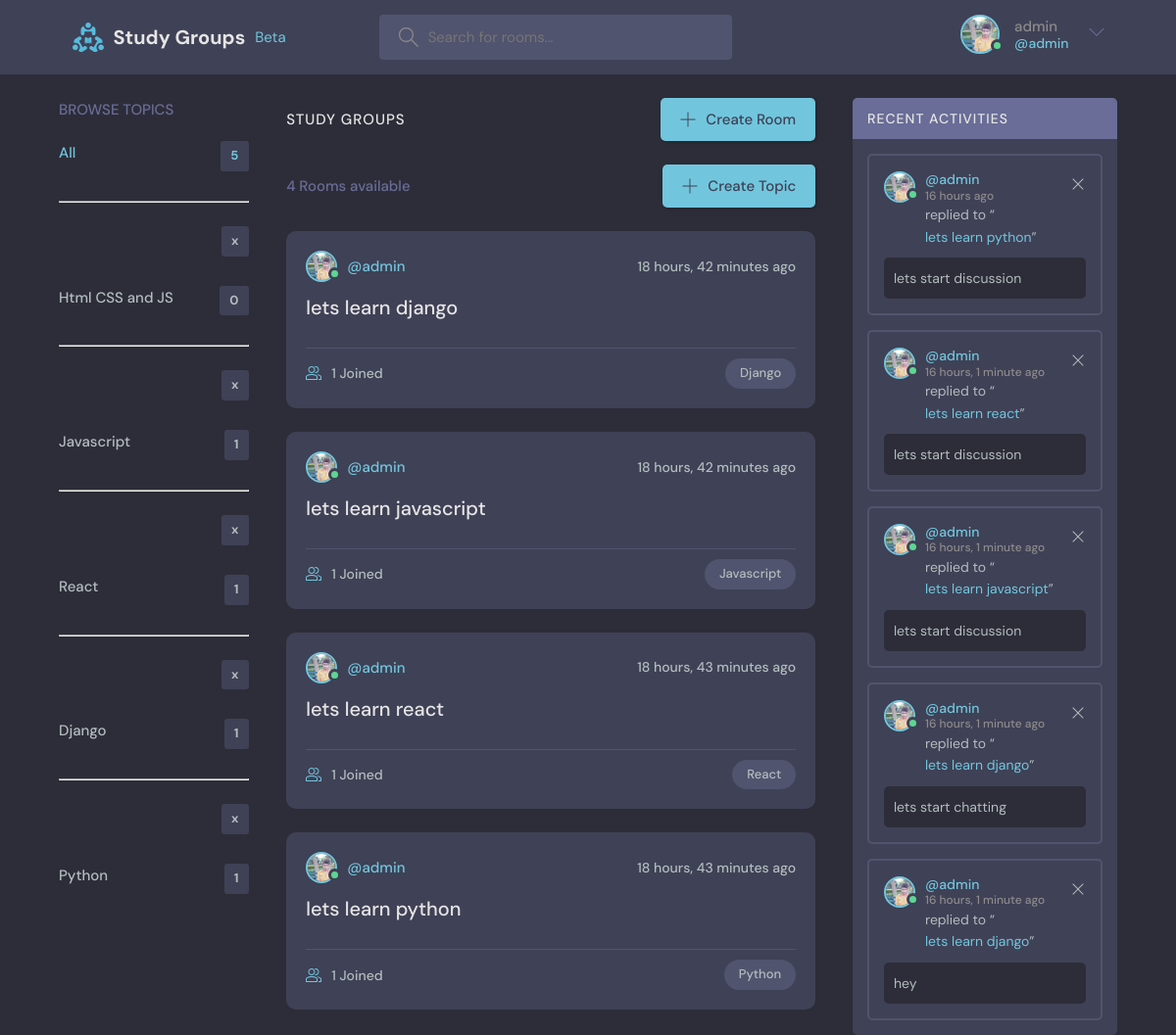
Page / (signed in) on the earlier database version.
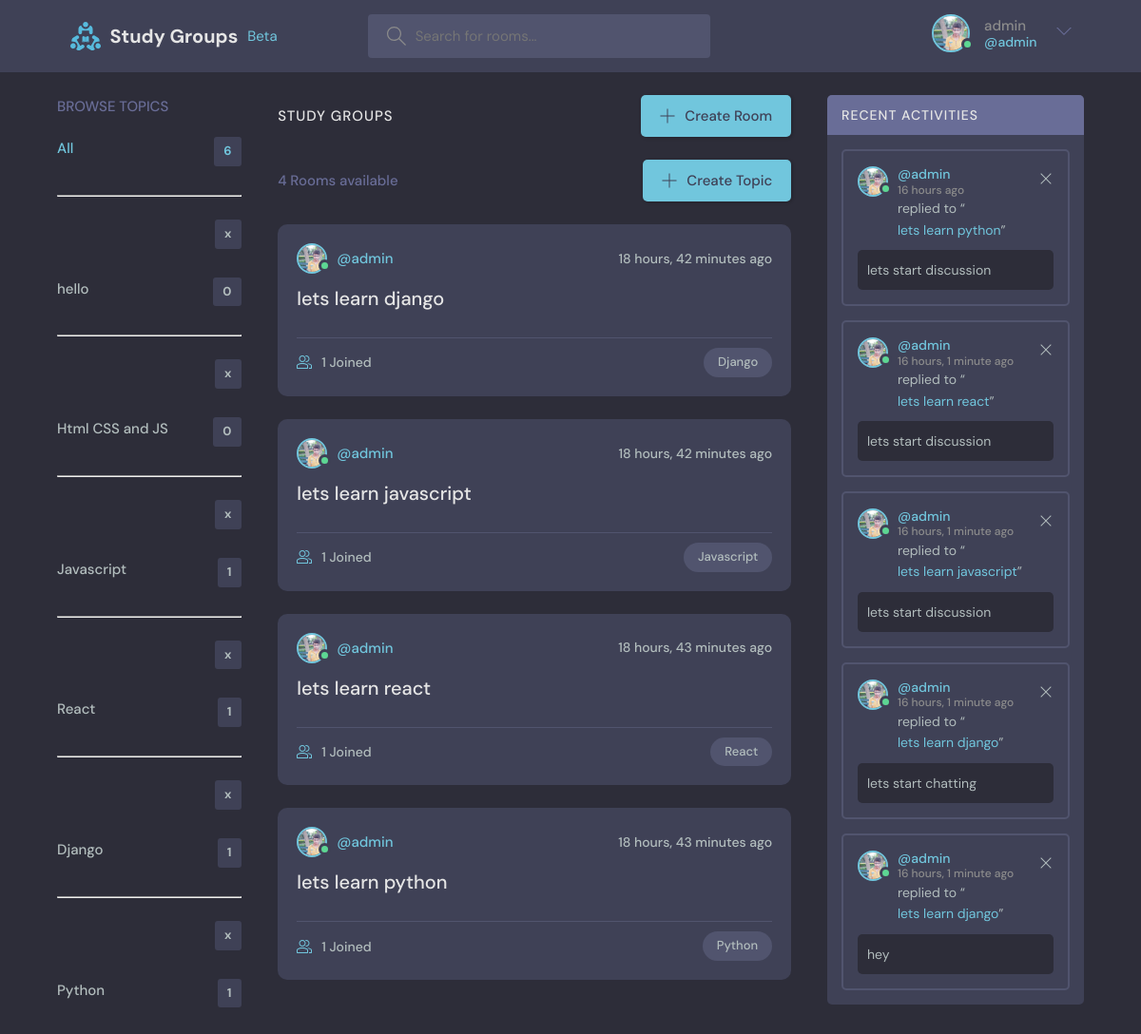
Same page on the later database version.
### Home/models.py (models this page shows)
class Topic(models.Model):
    name = models.CharField(max_length=122)
    created = models.DateTimeField(auto_now_add=True)
    class Meta:
        ordering = ['-created']
    def __str__(self):
        return self.name

class Room(models.Model):
    host = models.ForeignKey(User, on_delete=models.SET_NULL,null=True,blank=True)
    topics = models.ForeignKey(Topic, on_delete=models.SET_NULL,null=True)
    name = models.CharField(max_length=122)
    description = models.TextField(max_length=250,null=True, blank=True)
    participants = models.ManyToManyField(User, related_name='participants',blank=True)
    created = models.DateTimeField(auto_now_add=True)
    class Meta:
        ordering = ['-created']
    def __str__(self):
        return self.name

class User(AbstractUser):
    email = models.EmailField(unique=True)
    bio = models.TextField(null=True)
    avatar = models.ImageField(null=True,default="avatar.svg")
    is_online = models.BooleanField(default=False)
    USERNAME_FIELD = 'email'
    REQUIRED_FIELDS =  []

class Message(models.Model):
    user = models.ForeignKey(User, on_delete=models.CASCADE)
    room = models.ForeignKey(Room, on_delete=models.CASCADE)
    body = models.TextField()
    updated = models.DateTimeField(auto_now=True)
    created = models.DateTimeField(auto_now_add=True)
    class Meta:
        ordering = ['-updated','-created']
    def __str__(self):
        return self.body[0:50]

### Home/views.py (the view)
# urls.py: path("",views.index,name='home'),
@login_required(login_url='/login')
def index(request):
    if request.user.is_authenticated:
        loged_user = request.user
        loged_user.is_online = True
        loged_user.save()
    q = request.GET.get('q') if request.GET.get('q') != None else ''
    topics = Topic.objects.all()
    room_list = Room.objects.filter(
        Q(topics__name__icontains=q) |
        Q(name__icontains=q) |
        Q(description__icontains=q)
    )
    room_messages = Message.objects.filter(Q(room__name__icontains=q))
    room_count = room_list.count()
    context = {'topics':topics,'room_list':room_list,'room_count':room_count,'room_messages':room_messages}
    return render(request, 'index.html',context)

### templates/index.html (shortened to what this page needs)
{% extends 'main.html' %} {% block title %}Home {% endblock title %} {% block search %} {% include 'room_search.html' %} {% endblock search %} {% block body %}
<main class="layout layout--3">
  <div class="container">
    {% include 'room_topics_browse.html' %}
    <div class="roomList">
      <div class="roomList__header">
        <div>
          <h2>Study Groups</h2>
        </div>
        {% if user.is_authenticated %}
        <a class="btn btn--main" href="/create_room">
          <svg
            version="1.1"
            xmlns="http://www.w3.org/2000/svg"
            width="32"
            height="32"
            viewBox="0 0 32 32"
          >
            <title>add</title>
            <path
              d="M16.943 0.943h-1.885v14.115h-14.115v1.885h14.115v14.115h1.885v-14.115h14.115v-1.885h-14.115v-14.115z"
            ></path>
          </svg>
          Create Room
        </a>
        {% endif %}
      </div>
        <div class="roomList__header">
          <div>
            <p>{{room_count}} Rooms available</p>
          </div>
          {% if user.is_authenticated %}
          <a class="btn btn--main" href="/create_topic" >
            <svg
              version="1.1"
              xmlns="http://www.w3.org/2000/svg"
              width="32"
              height="32"
              viewBox="0 0 32 32"
            >
              <title>add</title>
              <path
                d="M16.943 0.943h-1.885v14.115h-14.115v1.885h14.115v14.115h1.885v-14.115h14.115v-1.885h-14.115v-14.115z"
              ></path>
            </svg>
            Create Topic
          </a>
          {% endif %}
        </div>
      {% include 'room_feed.html' %}
    </div>
    {% include 'room_activities_user.html' %}
  </div>
</main>
{% endblock body %}

### templates/room_topics_browse.html
<div class="topics">
  <div class="topics__header">
    <h2>Browse Topics</h2>
  </div>
  <ul class="topics__list">
    <li>
      <a href="/home" class="active">All <span>{{topics.count}}</span></a>
    </li>
    {% for topic in topics %}
    <li>
      {% if user.is_superuser %}
      <hr>
      <br>
      <a style="text-align: right;" href="/delete_topic/{{topic.id}}"><em></em><span>x</span></a>
      {% endif %}
      <a href="/home?q={{topic.name}}">{{topic.name}} <span>{{topic.room_set.all.count}}</span></a>
      </li>
    {% endfor %}
  </ul>
</div>

### templates/room_feed.html (shortened to what this page needs)
{% for Room in room_list %}
<div class="roomListRoom">
  <div class="roomListRoom__header">
    <a href="/profile/{{Room.host.id}}" class="roomListRoom__author">
      {% if Room.host.is_online %}
      <div class="avatar avatar--small active">
        {% else %}
      <div class="avatar avatar--small ">
        {% endif %}
        <img src="{{Room.host.avatar.url}}" />
      </div>
      <span>@{{Room.host.username}}</span>
    </a>
    <div class="roomListRoom__actions">
      <span>{{Room.created | timesince}} ago</span>
    </div>
  </div>
  <div class="roomListRoom__content">
    <a href="/room_page/{{Room.id}}">{{Room.name}}</a>
  </div>
  <div class="roomListRoom__meta">
    <a href="/room_page/{{Room.id}}" class="roomListRoom__joined">
      {{Room.participants.all.count}} Joined
    </a>
    <p class="roomListRoom__topic">{{Room.topics}}</p>
  </div>
</div>
{% endfor %}

### templates/room_activities_user.html
<div class="activities">
  <div class="activities__header">
    <h2>Recent Activities</h2>
  </div>
  {% for message in room_messages %}
  <div class="activities__box">
    <div class="activities__boxHeader roomListRoom__header">
      <a href="/profile/{{message.user.id}}" class="roomListRoom__author">
        {% if message.user.is_online %}
        <div class="avatar avatar--small active">
          {% else %}
        <div class="avatar avatar--small">
          {% endif %}
          <img src="{{message.user.avatar.url}}" />
        </div>
        <p>
          @{{message.user.username}}
          <span>{{message.created|timesince}} ago</span>
        </p>
      </a>
      {% if request.user == message.user %}
      <div class="roomListRoom__actions">
        <a href="/delete_message/{{message.id}}">
          <svg
            version="1.1"
            xmlns="http://www.w3.org/2000/svg"
            width="32"
            height="32"
            viewBox="0 0 32 32"
          >
            <title>remove</title>
            <path
              d="M27.314 6.019l-1.333-1.333-9.98 9.981-9.981-9.981-1.333 1.333 9.981 9.981-9.981 9.98 1.333 1.333 9.981-9.98 9.98 9.98 1.333-1.333-9.98-9.98 9.98-9.981z"
            ></path>
          </svg>
        </a>
      </div>
      {% endif %}
    </div>
    <div class="activities__boxContent">
      <p>
        replied to “<a href="/room_page/{{message.room.id}}">{{message.room}}</a
        >”
      </p>
      <div class="activities__boxRoomContent">{{message}}</div>
    </div>
  </div>
  {% endfor %}
</div>

Differences in the rows shown:
added Topic: name "hello", room_set.all.count "0"
Other differences:
{{ topics.count }}: "5" → "6"
